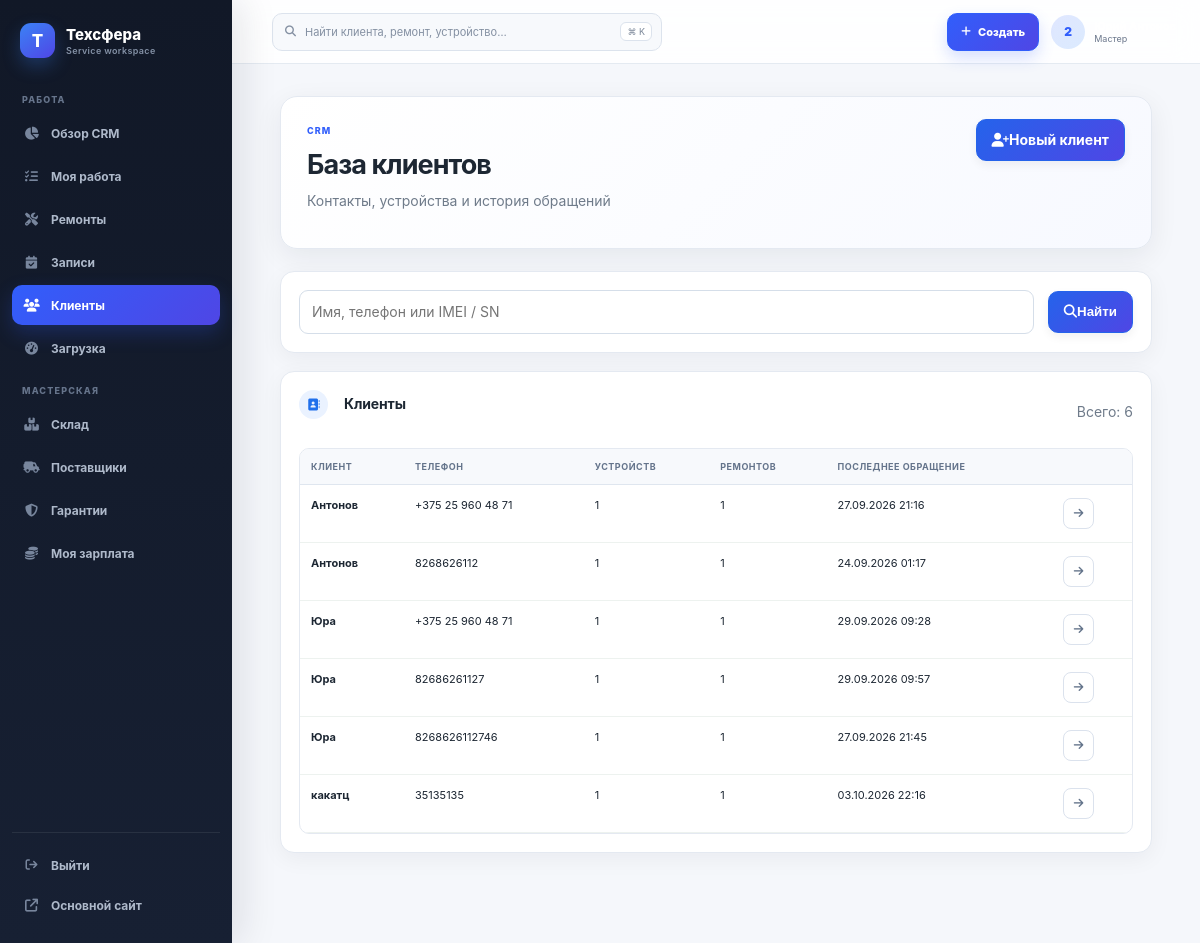
The page /crm/clients/ (signed in) on the database its author committed.
### crm/models.py (models this page shows, shortened)
class CRMClient(models.Model):
    name = models.CharField("Имя", max_length=160)
    phone = models.CharField("Телефон", max_length=40)
    normalized_phone = models.CharField("Нормализованный телефон", max_length=20, db_index=True)
    additional_phone = models.CharField("Дополнительный телефон", max_length=40, blank=True)
    email = models.EmailField("Email", blank=True)
    source = models.CharField("Источник", max_length=120, blank=True)
    city = models.CharField("Город", max_length=120, blank=True)
    note = models.TextField("Заметка", blank=True)
    created_at = models.DateTimeField("Создан", auto_now_add=True)
    updated_at = models.DateTimeField("Обновлён", auto_now=True)
    class Meta:
        verbose_name = "Клиент CRM"
        verbose_name_plural = "Клиенты CRM"
        ordering = ["name", "id"]
        indexes = [models.Index(fields=["name"])]

### crm/views.py (the view)
# urls.py: path("clients/", views.client_list, name="client_list"),
@crm_permission_required()
def client_list(request):
    page = Paginator(filter_clients(request.GET.get("q", ""), request.user), 40).get_page(request.GET.get("page"))
    return render(request, "crm/client_list.html", {"page_obj": page, "q": request.GET.get("q", "")})

### accounts/access.py (called while the page is built, shortened)
def profile_for(user):
    if not getattr(user, "is_authenticated", False):
        return None
    try:
        return user.account_profile
    except AccountProfile.DoesNotExist:
        return None

def is_tehsfera_admin(user):
    profile = profile_for(user)
    return bool(user.is_authenticated and user.is_active and (
        user.is_superuser or (profile and profile.role == AccountProfile.Role.ADMIN)
    ))

def master_employee(user):
    if not getattr(user, "is_authenticated", False) or not user.is_active:
        return None
    try:
        employee = user.employee_profile
    except Exception:
        return None
    profile = profile_for(user)
    approved = not profile or (
        profile.role == AccountProfile.Role.MASTER and profile.approval_status == AccountProfile.Approval.APPROVED
    )
    return employee if approved and employee.is_active and not employee.is_owner else None

def is_approved_master(user):
    return master_employee(user) is not None

def is_client(user):
    profile = profile_for(user)
    return bool(profile and profile.role == AccountProfile.Role.CLIENT)

def account_landing_url(user):
    if is_tehsfera_admin(user):
        return reverse("workbench")
    if is_approved_master(user):
        return reverse("crm:work_queue")

### crm/permissions.py (called while the page is built)
def crm_permission_required(permission="crm.access_crm"):
    def decorator(view):
        @wraps(view)
        def wrapped(request, *args, **kwargs):
            if not request.user.is_authenticated:
                return redirect_to_login(request.get_full_path())
            if not request.user.is_active or not (is_tehsfera_admin(request.user) or request.user.has_perm(permission)):
                raise PermissionDenied
            return view(request, *args, **kwargs)
        return wrapped
    return decorator

### crm/templates/crm/client_list.html (shortened to what this page needs)
{% extends "crm/base.html" %}
{% block crm_content %}
<header class="crm-page-head">
  <div><span class="crm-eyebrow">CRM</span><h1>База клиентов</h1><p class="crm-muted">Контакты, устройства и история обращений</p></div>
  {% if perms.crm.add_crmclient %}<a class="crm-btn crm-btn--primary" href="{% url 'crm:client_create' %}"><i class="fa-solid fa-user-plus"></i> Новый клиент</a>{% endif %}
</header>
<form class="crm-panel crm-inline" method="get"><input class="crm-input crm-search" name="q" value="{{ q }}" placeholder="Имя, телефон или IMEI / SN"><button class="crm-btn crm-btn--primary"><i class="fa-solid fa-magnifying-glass"></i> Найти</button>{% if q %}<a class="crm-btn" href="{% url 'crm:client_list' %}">Сбросить</a>{% endif %}</form>
<section class="crm-panel"><div class="wb-section-head"><h2><i class="fa-solid fa-address-book"></i> Клиенты</h2><span class="crm-muted">Всего: {{ page_obj.paginator.count }}</span></div><div class="crm-table-wrap"><table class="crm-table"><thead><tr><th>Клиент</th><th>Телефон</th><th>Устройств</th><th>Ремонтов</th><th>Последнее обращение</th><th></th></tr></thead><tbody>{% for client in page_obj %}<tr><td><b>{{ client.name }}</b></td><td>{{ client.phone }}</td><td>{{ client.devices_count }}</td><td>{{ client.orders_count }}</td><td>{{ client.last_visit|date:"d.m.Y H:i"|default:"—" }}</td><td><a class="wb-icon-action" title="Открыть клиента" href="{% url 'crm:client_detail' client.pk %}"><i class="fa-solid fa-arrow-right"></i></a></td></tr>{% empty %}<tr><td colspan="6" class="crm-empty"><div class="wb-empty"><span><i class="fa-solid fa-user-group"></i></span><b>Клиенты не найдены</b><p>Измените запрос или создайте первого клиента.</p></div></td></tr>{% endfor %}</tbody></table></div>{% include "crm/_pagination.html" %}</section>
{% endblock %}

### templates/workbench/base.html (shortened to what this page needs)
{% extends "repairs/base.html" %}
{% load static %}
{% block extra_head %}{{ block.super }}<link rel="stylesheet" href="{% static 'workbench/css/app.css' %}?v=5">{% block workbench_head %}{% endblock %}{% endblock %}
{% block content %}
<div class="wb-app" data-wb-app>
  {% include "workbench/components/sidebar.html" %}
  <div class="wb-stage">
    <header class="wb-topbar">
      {% if perms.crm.access_crm %}<button class="wb-global-search-button" type="button" data-command-open aria-label="Открыть глобальный поиск"><i class="fa-solid fa-magnifying-glass"></i><span>Найти клиента, ремонт, устройство…</span><kbd>⌘ K</kbd></button>{% endif %}
      {% if account_is_client %}<a class="wb-button wb-button--primary wb-client-book" href="{% url 'repairs:brand_list' %}"><i class="fa-solid fa-calendar-plus"></i><span>Записаться</span></a>{% else %}<details class="wb-create-menu"><summary class="wb-button wb-button--primary"><i class="fa-solid fa-plus"></i><span>Создать</span></summary></details>{% endif %}
      <div class="wb-user">
        <span class="wb-user__avatar">{{ request.user.username|first|upper }}</span>
        <span class="wb-user__text"><b>{{ request.user.get_full_name|default:request.user.username }}</b><small>{{ account_role_label }}</small></span>
      </div>
    </header>
    <main class="wb-main">
      {% block workbench_content %}{% endblock %}
    </main>
  </div>
</div>
{% endblock %}

### static/workbench/css/app.css (style rules this page uses)
:root { --wb-bg:#f5f7fb;--wb-surface:#fff;--wb-surface-soft:#f8fafc;--wb-text:#172033;--wb-muted:#6b778c;--wb-line:#e4e9f1;--wb-primary:#315efb;--wb-primary-dark:#2449d8;--wb-sidebar:#111827;--wb-radius:14px;--wb-shadow:0 8px 28px rgba(15,23,42,.07);--wb-sidebar-w:232px;--wb-topbar-h:64px }
body:has(.wb-app) { background:var(--wb-bg) }
.wb-app { min-height:100vh;color:var(--wb-text);font-family:Inter,ui-sans-serif,system-ui,-apple-system,"Segoe UI",sans-serif }
.wb-stage { min-height:100vh;margin-left:var(--wb-sidebar-w) }
.wb-topbar { position:sticky;z-index:80;top:0;display:flex;align-items:center;height:var(--wb-topbar-h);padding:0 24px;border-bottom:1px solid rgba(226,232,240,.9);background:rgba(255,255,255,.88);backdrop-filter:blur(14px) }
.wb-user { display:flex;align-items:center;gap:9px }
.wb-user__avatar { display:grid;place-items:center;width:34px;height:34px;border-radius:50%;background:linear-gradient(145deg,#e0e7ff,#dbeafe);color:#315efb;font-size:12px;font-weight:900 }
.wb-user__text b,.wb-user__text small { display:block }
.wb-user__text b { font-size:11px }
.wb-user__text small { color:var(--wb-muted);font-size:9px }
.wb-main { width:100%;max-width:1680px;margin:0 auto;padding:20px 24px 60px }
.wb-button { display:inline-flex;align-items:center;justify-content:center;gap:7px;min-height:38px;padding:7px 13px;border:1px solid #d7deea;border-radius:10px;background:#fff;color:#334155;text-decoration:none;font-size:11px;font-weight:800;cursor:pointer }
.wb-button--primary { border-color:var(--wb-primary);background:linear-gradient(135deg,#315efb,#4f46e5);color:#fff;box-shadow:0 7px 16px rgba(49,94,251,.2) }
.wb-main .crm-page-head,.wb-main .crm-order-head { margin-top:0 }
.wb-section-head { display:flex;align-items:center;justify-content:space-between;gap:14px;margin-bottom:13px }
.wb-section-head h2 { display:flex;align-items:center;gap:9px;margin:0;font-size:15px;letter-spacing:-.015em }
.wb-section-head h2 i { display:grid;place-items:center;width:28px;height:28px;border-radius:9px;background:#eef2ff;color:#4f46e5;font-size:12px }
.wb-icon-action { display:inline-grid;place-items:center;width:31px;height:31px;border:1px solid #dbe2ed;border-radius:8px;background:#fff;color:#64748b;text-decoration:none;transition:.15s }
.wb-main .crm-page-head,.wb-main .crm-order-head { display:flex;align-items:flex-start;justify-content:space-between;gap:16px;margin:0 0 14px;padding:0 }
.wb-main .crm-page-head h1,.wb-main .crm-order-head h1 { margin:2px 0 0;font-size:27px;letter-spacing:-.035em }
.wb-main .crm-eyebrow { color:var(--wb-primary);font-size:9px;font-weight:850;letter-spacing:.12em;text-transform:uppercase }
.wb-main .crm-panel { border:1px solid var(--wb-line);border-radius:14px;background:#fff;box-shadow:0 6px 22px rgba(15,23,42,.05) }
.wb-main .crm-panel h2 { font-size:14px;letter-spacing:-.01em }
.wb-main .crm-table-wrap { border:1px solid var(--wb-line);border-radius:10px }
.wb-main .crm-table th { background:#f7f9fc;color:#64748b;font-size:9px;letter-spacing:.055em }
.wb-main .crm-table td { font-size:11px }
.wb-global-search-button { display:flex;align-items:center;gap:9px;width:min(390px,38vw);height:38px;margin-left:16px;padding:0 9px 0 12px;border:1px solid #dce3ed;border-radius:10px;background:#f7f9fc;color:#8490a2;font:inherit;font-size:11px;text-align:left;cursor:pointer }
.wb-global-search-button span { overflow:hidden;text-overflow:ellipsis;white-space:nowrap }
.wb-global-search-button kbd { margin-left:auto;padding:3px 6px;border:1px solid #dce3ed;border-radius:6px;background:#fff;color:#7b8798;font:inherit;font-size:9px }
.wb-create-menu { position:relative;margin-right:12px }
.wb-create-menu summary { list-style:none }

### static/crm/css/spacing.css (style rules this page uses)
.wb-main:has(.crm-shell) { max-width: 1540px; padding: 32px clamp(30px, 4vw, 68px) 72px; }
.wb-main .crm-page-head { box-sizing: border-box; min-height: 98px; margin-bottom: 22px; padding: 22px 26px; border: 1px solid var(--wb-line); border-radius: 17px; background: linear-gradient(135deg, #fff, #f7f9ff); box-shadow: var(--wb-shadow); }
.wb-main .crm-page-head h1 { margin: 6px 0; }
.wb-main .crm-page-head p { margin-top: 7px; }
.wb-main .crm-filter, .wb-main .crm-inline { margin-bottom: 18px; }
.wb-main .crm-panel { padding: 18px; }

### rows shown on the page
CRMClient: name "Антонов", phone "+375 25 960 48 71", devices_count "1", orders_count "1", last_visit "27.09.2026 21:16"
CRMClient: name "Антонов", phone "8268626112", devices_count "1", orders_count "1", last_visit "24.09.2026 01:17"
CRMClient: name "Юра", phone "+375 25 960 48 71", devices_count "1", orders_count "1", last_visit "29.09.2026 09:28"
CRMClient: name "Юра", phone "82686261127", devices_count "1", orders_count "1", last_visit "29.09.2026 09:57"
CRMClient: name "Юра", phone "8268626112746", devices_count "1", orders_count "1", last_visit "27.09.2026 21:45"
CRMClient: name "какатц", phone "35135135", devices_count "1", orders_count "1", last_visit "03.10.2026 22:16"

### other values the page prints
{{ request.user.username|first|upper }} "2"
{{ account_role_label }} "Мастер"
{{ page_obj.paginator.count }} "6"
